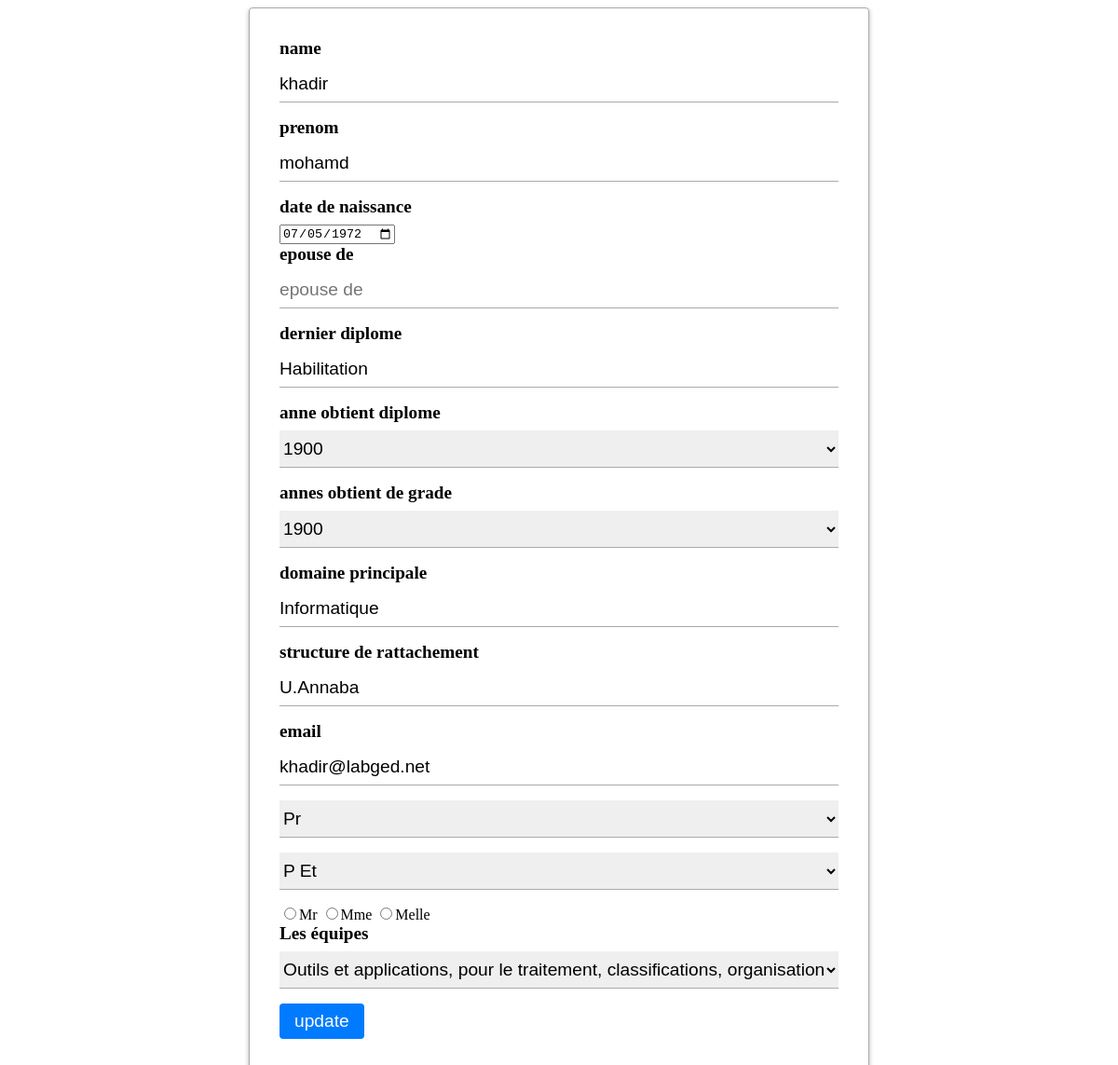
The app's page /update.php?update=1&numEquipe=1 with its own data.
### tables this page shows
CREATE TABLE `chercheur` (
  `id` int(2) NOT NULL,
  `num_dEquipe` int(15) NOT NULL,
  `nom` char(15) NOT NULL,
  `prenom` char(15) NOT NULL,
  `date_de_naissance` date NOT NULL,
  `sex` char(5) NOT NULL,
  `epouse_de` char(15) NOT NULL,
  `dernier_diplome` char(15) NOT NULL,
  `an_obt_diplome` year(4) NOT NULL,
  `grade` char(5) NOT NULL,
  `an_obt_grade` year(4) NOT NULL,
  `statut` char(5) NOT NULL,
  `domaine_principal` char(15) NOT NULL,
  `Structure_de_rattachement` char(15) NOT NULL,
  `email` char(50) NOT NULL
);

CREATE TABLE `equipe` (
  `numero` int(11) NOT NULL,
  `intitule_DEquipe` varchar(255) NOT NULL,
  `acronyme_DEquipe` char(8) NOT NULL,
  `chef_DEquipe` char(20) NOT NULL,
  `description_scientifique` text NOT NULL,
  `adequation` text NOT NULL,
  `environnement_et_contraint` text NOT NULL,
  `traveaux_en_cours` text NOT NULL
);

### update.php (the view, shortened to what this page needs)
<?php
include 'conn.php';
$id=$_GET['update'];
$sqll="Select * from `chercheur` where id=$id ";
$resultt=mysqli_query($con,$sqll);
$row=mysqli_fetch_assoc($resultt);
$numEquipee=$row['num_dEquipe'];
$namee=$row['nom'];
$lastnamee=$row['prenom'];
$datenaisse=$row['date_de_naissance'];
$epousedee=$row['epouse_de'];
$lastdiplomee=$row['dernier_diplome'];
$diplomeyearr=$row['an_obt_diplome'];
$gradeyearr=$row['an_obt_grade'];
$domainee=$row['domaine_principal'];
$structuree=$row['Structure_de_rattachement'];
$emaill=$row['email'];
$mmz="Select * from `equipe` where numero=$numEquipee";
$mmzz=mysqli_query($con,$mmz);
$rowmmz=mysqli_fetch_assoc($mmzz);
$nmmE=$rowmmz['intitule_DEquipe'];
?>
<!doctype html>
<html>
  <head>
    <link rel="stylesheet" href="ajoute.css" >
  </head>
  <body>
    <div class="container">
        <form method="post">
                <div class="form">
                <label >name</label>
                <input type="Text" class="form-control" placeholder="entrer votre nom" name=" nom" value=<?php  echo $namee;      ?> >
                </div>
                <div class="form">
                <label >prenom</label>
                <input type="Text" class="form-control" placeholder="entrer votre prenom" name="prenom" value=<?php  echo $lastnamee;      ?>>
                </div>
                <div class="form">
                <label >date de naissance</label>
                <input type="date" class="form-control" placeholder="entrer votre date naissance" name="datenaiss" value=<?php  echo $datenaisse;      ?>>
                </div>
                <div class="form">
                <label >epouse de </label>
                <input type="Text" class="form-control" placeholder="epouse de" name="epouse" value=<?php  echo $epousedee;      ?>>
                </div>
                <div class="form">
                <label >dernier diplome</label>
                <input type="Text" class="form-control" placeholder="entrer votre dernier diplome" name="diplome" value=<?php  echo $lastdiplomee;      ?>>
                </div>
                <div class="form">
                <label>anne obtient diplome</label>
                <select name="anndiplome"  >
                <?php
                $annee_actuelle = date("Y");
                for ($i = 1900; $i <= $annee_actuelle; $i++) {
                  $selected = ($i == $diplomeyearr) ? "selected" : "";
                  echo "<option value='$i' $selected> $i </option>";
                }
                ?>
              </select>
              <label for="">annes obtient de grade </label>
              <select name="anngrade">
                <?php
                $annee_actuelle = date("Y");
                for ($i = 1900; $i <= $annee_actuelle; $i++) {
                  $selected = ($i == $gradeyearr) ? "selected" : "";
                  echo "<option value='$i' $selected> $i </option>";
                }
                ?>
              </select>
                <div class="form">
                <label >domaine principale</label>
                <input type="Text" class="form-control" placeholder="entrer votre domaine" name="domaine" value=<?php echo $domainee;         ?>>
                </div>
                <div class="form">
                <label >structure de rattachement</label>
                <input type="Text" class="form-control" placeholder="entre " name="structure" value=<?php echo $structuree;         ?>>
                </div>
                <div class="form">
                <label >email</label>
                <input type="email"  class="form-control" placeholder="entrer votre email" name="email" value=<?php echo $emaill;         ?>>
                </div>
                <select name="gradee" >
                  <option value="Pr">Pr</option>
                </select>
                <select name ="statute">
                <option value=" P Et"> P Et </option>
                <div class="form">
                <input type="radio" name="gender" value="Mr" >Mr
                <input type="radio" name="gender" value="Mme">Mme
                <input type="radio" name="gender" value="Melle">Melle
                </div>
                <label>Les équipes</label>
                <select name="equipe" id="equipe">
                <option value="<?php echo $numEquipee;         ?>"><?php echo $nmmE;         ?></option>
                </select>
                <button type="submit" class="btnsub" name="submit">update</button>
        </form>
    </div>
  </body>
</html>

### ajoute.css (style rules this page uses)
label { font-size: 1.2rem; font-weight: bold; display: block; margin-bottom: 0.5rem; }
input[type="text"], input[type="email"], select { border: none; border-bottom: 1px solid #aaa; font-size: 1.2rem; padding: 0.5rem 0; width: 100%; margin-bottom: 1rem; }
button[type="submit"] { background-color: #007bff; border: none; color: #fff; font-size: 1.2rem; padding: 0.5rem 1rem; border-radius: 4px; cursor: pointer; transition: all 0.3s ease; }
.container { max-width: 600px; margin: 0 auto; padding: 2rem; border: 1px solid #aaa; border-radius: 4px; background-color: #fff; box-shadow: 0 2px 5px rgba(0, 0, 0, 0.3); }

### records on screen
chercheur: nom "khadir", datenaiss "07/05/1972", diplome "Habilitation", domaine "Informatique", structure "U.Annaba", email "khadir@labged.net"
equipe: equipe "Outils et applications, pour le traitement, classifications, organisation et partage de documents"

### other values on screen
form field anndiplome "1900"
form field anngrade "1900"
